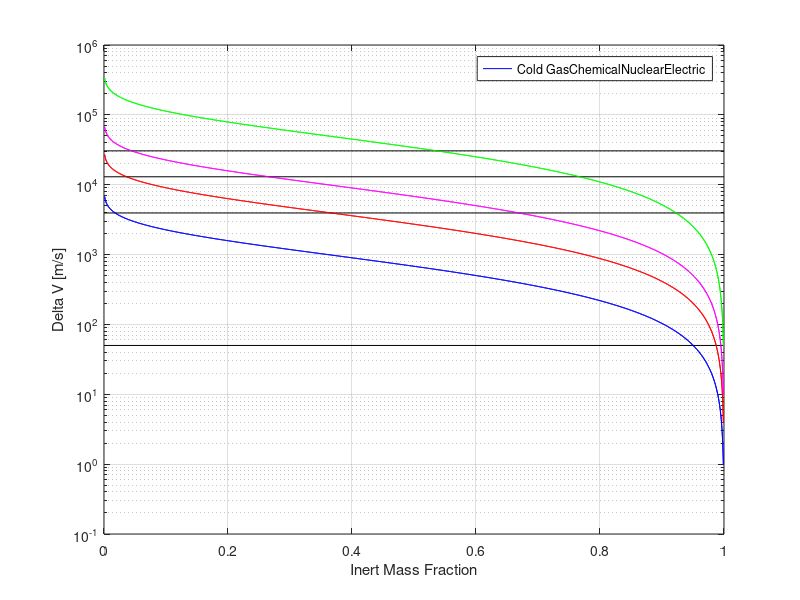

The MATLAB source for this figure:
%% HW1 Aero 402
% Liam Hood

clear ; close all ; clc ;

type = [ "Cold Gas" , "Chemical" , "Nuclear" , "Electric" ] ;
Isp = [ 100 , 400 , 1000 , 5000 ] ; % [s]
finert = linspace( 0 , 1 , 1e3 ) ;

for ii = 1:4 
    deltav(ii,:) = Isp(ii)*log( 1./finert )*9.81 ;
end

figure
semilogy( finert , deltav(1,:) , 'b' , finert , deltav(2,:) , 'r' , finert , deltav(3,:) , 'm' , finert , deltav(4,:) , 'g' )
hold on

area( 0:1 , 30520*[1,1] , 'FaceColor' , [ .6 .6 0 ] ) % there and back again neptune
area( 0:1 , 12990*[1,1] , 'FaceColor' , [ .6 .4 0 ] ) % leo-mercury
area( 0:1 , [ 3940 , 3940 ]  , 'FaceColor' , [ .6 .2 0 ] ) % leo-moon
area( 0:1 ,[ 50 , 50 ]  , 'FaceColor' , [ .6 0 0 ] ) % attitude
semilogy( finert , deltav(1,:) , 'b' , finert , deltav(2,:) , 'r' , finert , deltav(3,:) , 'm' , finert , deltav(4,:) , 'g' )
xlabel( 'Inert Mass Fraction' )
ylabel( 'Delta V [m/s]' )
legend( type  )
grid
hold off
